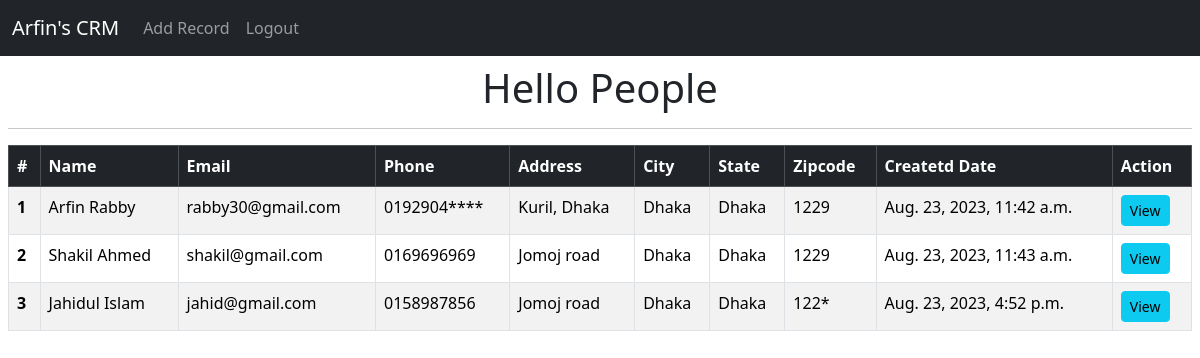
The app's page / (signed in) with its own data.
### base/models.py (models this page shows, shortened)
class Record(models.Model):
    created_at = models.DateTimeField(auto_now_add=True)
    name = models.CharField(max_length=256)
    email = models.CharField(max_length=256)
    phone = models.CharField(max_length=256)
    address = models.CharField(max_length=256)
    city = models.CharField(max_length=50)
    state = models.CharField(max_length=50)
    zipcode = models.CharField(max_length=20)

### base/views.py (the view)
# urls.py: 2. Add a URL to urlpatterns:  path('', views.home, name='home')
def home(request):
    records = Record.objects.all()
    if request.method == 'POST':
        username = request.POST['username']
        password = request.POST['password']
        user = authenticate(username=username, password=password)
        if user is not None:
            login(request, user)
            messages.success(request, 'You have been logged in!')
            return redirect('home')
        else:
            messages.success(request, 'Username or password is incorrect.')
            return render(request, 'home.html')
    else:
        context = {'records': records}
        return render(request, 'home.html', context)

### templates/home.html (shortened to what this page needs)
{% extends "base.html" %}
{% block content %}
<div class="col offset p-2">
    {% if user.is_authenticated %}
    <h1 style="text-align: center;">Hello People</h1>
    <hr>
    <table class="table table-striped table-hover table-bordered">
        <thead class="table-dark">
            <tr>
                <th scope="col">#</th>
                <th scope="col">Name</th>
                <th scope="col">Email</th>
                <th scope="col">Phone</th>
                <th scope="col">Address</th>
                <th scope="col">City</th>
                <th scope="col">State</th>
                <th scope="col">Zipcode</th>
                <th scope="col">Createtd Date</th>
                <th scope="col">Action</th>
            </tr>
        </thead>
        <tbody>
            {% for record in records %}
            <tr>
                <th scope="row">{{forloop.counter}}</th>
                <td>{{record.name}}</td>
                <td>{{record.email}}</td>
                <td>{{record.phone}}</td>
                <td>{{record.address}}</td>
                <td>{{record.city}}</td>
                <td>{{record.state}}</td>
                <td>{{record.zipcode}}</td>
                <td>{{record.created_at}}</td>
                <td>
                    <a href="{% url 'record' record.id %}" class="btn btn-sm btn-info">View</a>
                </td>
            </tr>
            {% endfor %}
        </tbody>
    </table>
    <br>
    {% endif %}
</div>
{% endblock content %}

### templates/base.html (shortened to what this page needs)
<!DOCTYPE html>
<html lang="en">
<head>
    <link href="https://cdn.jsdelivr.net/npm/bootstrap@5.3.1/dist/css/bootstrap.min.css" rel="stylesheet"
>
</head>
<body>
    {% include "navbar.html" %}
    {% block content %}
    {% endblock content %}
</body>
</html>

### templates/navbar.html (shortened to what this page needs)
<nav class="navbar navbar-expand-lg navbar-dark bg-dark">
    <div class="container-fluid">
        <a class="navbar-brand" href="{% url 'home' %}">Arfin's CRM</a>
        <div class="collapse navbar-collapse" id="navbarSupportedContent">
            <ul class="navbar-nav me-auto mb-2 mb-lg-0">
                {% if user.is_authenticated %}
                <li class="nav-item">
                    <a class="nav-link" href="{% url 'add_record' %}">Add Record</a>
                </li>
                <li class="nav-item">
                    <a class="nav-link" href="{% url 'logout' %}">Logout</a>
                </li>
                {% endif %}
            </ul>
        </div>
    </div>
</nav>

### records on screen
Record: name "Arfin Rabby", email "rabby30@gmail.com", phone "0192904****", address "Kuril, Dhaka", city "Dhaka", state "Dhaka", zipcode "1229", created_at "Aug. 23, 2023, 11:42 a.m."
Record: name "Shakil Ahmed", email "shakil@gmail.com", phone "0169696969", address "Jomoj road", city "Dhaka", state "Dhaka", zipcode "1229", created_at "Aug. 23, 2023, 11:43 a.m."
Record: name "Jahidul Islam", email "jahid@gmail.com", phone "0158987856", address "Jomoj road", city "Dhaka", state "Dhaka", zipcode "122*", created_at "Aug. 23, 2023, 4:52 p.m."
